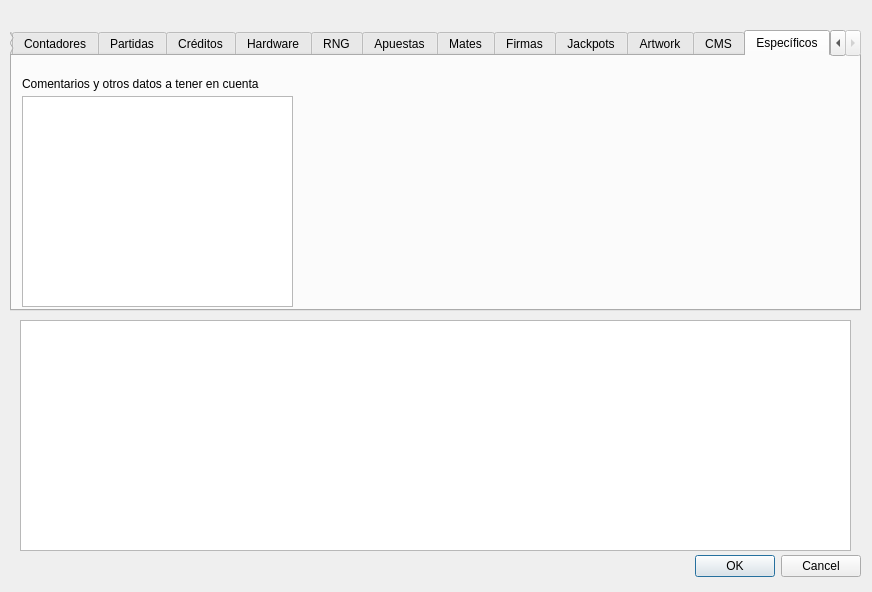
<?xml version="1.0" encoding="UTF-8"?>
<ui version="4.0">
 <class>Dialog</class>
 <widget class="QDialog" name="Dialog">
  <property name="geometry">
   <rect>
    <x>0</x>
    <y>0</y>
    <width>872</width>
    <height>592</height>
   </rect>
  </property>
  <property name="windowTitle">
   <string>Dialog</string>
  </property>
  <widget class="QDialogButtonBox" name="buttonBox">
   <property name="geometry">
    <rect>
     <x>520</x>
     <y>550</y>
     <width>341</width>
     <height>32</height>
    </rect>
   </property>
   <property name="orientation">
    <enum>Qt::Horizontal</enum>
   </property>
   <property name="standardButtons">
    <set>QDialogButtonBox::Cancel|QDialogButtonBox::Ok</set>
   </property>
  </widget>
  <widget class="QTabWidget" name="Insert">
   <property name="geometry">
    <rect>
     <x>10</x>
     <y>30</y>
     <width>851</width>
     <height>281</height>
    </rect>
   </property>
   <property name="currentIndex">
    <number>12</number>
   </property>
   <widget class="QWidget" name="tab">
    <attribute name="title">
     <string>Regulación</string>
    </attribute>
    <widget class="QLabel" name="label">
     <property name="geometry">
      <rect>
       <x>10</x>
       <y>20</y>
       <width>111</width>
       <height>16</height>
      </rect>
     </property>
     <property name="text">
      <string>Pais</string>
     </property>
     <property name="alignment">
      <set>Qt::AlignLeading|Qt::AlignLeft|Qt::AlignVCenter</set>
     </property>
    </widget>
    <widget class="QLineEdit" name="pais">
     <property name="geometry">
      <rect>
       <x>170</x>
       <y>20</y>
       <width>113</width>
       <height>20</height>
      </rect>
     </property>
    </widget>
    <widget class="QLineEdit" name="nom_regulador">
     <property name="geometry">
      <rect>
       <x>170</x>
       <y>50</y>
       <width>113</width>
       <height>20</height>
      </rect>
     </property>
    </widget>
    <widget class="QLabel" name="label_2">
     <property name="geometry">
      <rect>
       <x>10</x>
       <y>50</y>
       <width>121</width>
       <height>16</height>
      </rect>
     </property>
     <property name="text">
      <string>Nombre del Regulador</string>
     </property>
    </widget>
    <widget class="QLabel" name="label_3">
     <property name="geometry">
      <rect>
       <x>10</x>
       <y>80</y>
       <width>141</width>
       <height>16</height>
      </rect>
     </property>
     <property name="text">
      <string>Fecha de entrada en vigor</string>
     </property>
    </widget>
    <widget class="QLabel" name="label_4">
     <property name="geometry">
      <rect>
       <x>10</x>
       <y>110</y>
       <width>111</width>
       <height>16</height>
      </rect>
     </property>
     <property name="text">
      <string>Fecha de derogación</string>
     </property>
    </widget>
    <widget class="QLabel" name="label_5">
     <property name="geometry">
      <rect>
       <x>10</x>
       <y>140</y>
       <width>101</width>
       <height>16</height>
      </rect>
     </property>
     <property name="text">
      <string>Reglamento</string>
     </property>
    </widget>
    <widget class="QComboBox" name="reglament">
     <property name="geometry">
      <rect>
       <x>170</x>
       <y>140</y>
       <width>111</width>
       <height>22</height>
      </rect>
     </property>
     <item>
      <property name="text">
       <string>Casino</string>
      </property>
     </item>
     <item>
      <property name="text">
       <string>VLT</string>
      </property>
     </item>
     <item>
      <property name="text">
       <string>Bingo (class II)</string>
      </property>
     </item>
     <item>
      <property name="text">
       <string>AWP (máquina B)</string>
      </property>
     </item>
    </widget>
    <widget class="QDateEdit" name="data_vigor">
     <property name="geometry">
      <rect>
       <x>170</x>
       <y>80</y>
       <width>111</width>
       <height>22</height>
      </rect>
     </property>
    </widget>
    <widget class="QLineEdit" name="data_derogada">
     <property name="geometry">
      <rect>
       <x>170</x>
       <y>110</y>
       <width>113</width>
       <height>20</height>
      </rect>
     </property>
    </widget>
   </widget>
   <widget class="QWidget" name="tab_2">
    <attribute name="title">
     <string>Contadores</string>
    </attribute>
    <widget class="QLabel" name="label_6">
     <property name="geometry">
      <rect>
       <x>10</x>
       <y>20</y>
       <width>131</width>
       <height>16</height>
      </rect>
     </property>
     <property name="text">
      <string>Contadores por Software</string>
     </property>
    </widget>
    <widget class="QLabel" name="label_7">
     <property name="geometry">
      <rect>
       <x>10</x>
       <y>50</y>
       <width>131</width>
       <height>16</height>
      </rect>
     </property>
     <property name="text">
      <string>Contadores por Hardware</string>
     </property>
    </widget>
    <widget class="QLabel" name="label_8">
     <property name="geometry">
      <rect>
       <x>10</x>
       <y>80</y>
       <width>47</width>
       <height>13</height>
      </rect>
     </property>
     <property name="text">
      <string>Rollover</string>
     </property>
    </widget>
    <widget class="QLabel" name="label_9">
     <property name="geometry">
      <rect>
       <x>10</x>
       <y>110</y>
       <width>131</width>
       <height>16</height>
      </rect>
     </property>
     <property name="text">
      <string>Longitud de los contadores</string>
     </property>
    </widget>
    <widget class="QComboBox" name="mtr_software">
     <property name="geometry">
      <rect>
       <x>170</x>
       <y>20</y>
       <width>69</width>
       <height>22</height>
      </rect>
     </property>
     <item>
      <property name="text">
       <string>Si</string>
      </property>
     </item>
     <item>
      <property name="text">
       <string>No</string>
      </property>
     </item>
     <item>
      <property name="text">
       <string>Sin definir</string>
      </property>
     </item>
    </widget>
    <widget class="QComboBox" name="mtr_hard">
     <property name="geometry">
      <rect>
       <x>170</x>
       <y>50</y>
       <width>69</width>
       <height>22</height>
      </rect>
     </property>
     <item>
      <property name="text">
       <string>Si</string>
      </property>
     </item>
     <item>
      <property name="text">
       <string>No</string>
      </property>
     </item>
     <item>
      <property name="text">
       <string>Sin Definir</string>
      </property>
     </item>
    </widget>
    <widget class="QLineEdit" name="mtr_rollover">
     <property name="geometry">
      <rect>
       <x>170</x>
       <y>80</y>
       <width>113</width>
       <height>20</height>
      </rect>
     </property>
    </widget>
    <widget class="QLineEdit" name="mtr_longitud">
     <property name="geometry">
      <rect>
       <x>170</x>
       <y>110</y>
       <width>113</width>
       <height>20</height>
      </rect>
     </property>
    </widget>
   </widget>
   <widget class="QWidget" name="tab_3">
    <attribute name="title">
     <string>Partidas</string>
    </attribute>
    <widget class="QLabel" name="label_10">
     <property name="geometry">
      <rect>
       <x>10</x>
       <y>20</y>
       <width>47</width>
       <height>13</height>
      </rect>
     </property>
     <property name="text">
      <string>Autoplay</string>
     </property>
    </widget>
    <widget class="QLabel" name="label_11">
     <property name="geometry">
      <rect>
       <x>10</x>
       <y>50</y>
       <width>121</width>
       <height>16</height>
      </rect>
     </property>
     <property name="text">
      <string>Duración de las partidas</string>
     </property>
    </widget>
    <widget class="QLabel" name="label_13">
     <property name="geometry">
      <rect>
       <x>10</x>
       <y>80</y>
       <width>61</width>
       <height>16</height>
      </rect>
     </property>
     <property name="text">
      <string>Free Games</string>
     </property>
    </widget>
    <widget class="QLineEdit" name="play_autoplay">
     <property name="geometry">
      <rect>
       <x>170</x>
       <y>20</y>
       <width>113</width>
       <height>20</height>
      </rect>
     </property>
    </widget>
    <widget class="QLineEdit" name="play_free_games">
     <property name="geometry">
      <rect>
       <x>170</x>
       <y>80</y>
       <width>113</width>
       <height>20</height>
      </rect>
     </property>
    </widget>
    <widget class="QLineEdit" name="play_duracio">
     <property name="geometry">
      <rect>
       <x>170</x>
       <y>50</y>
       <width>113</width>
       <height>20</height>
      </rect>
     </property>
    </widget>
   </widget>
   <widget class="QWidget" name="tab_4">
    <attribute name="title">
     <string>Créditos</string>
    </attribute>
    <widget class="QLabel" name="label_12">
     <property name="geometry">
      <rect>
       <x>10</x>
       <y>20</y>
       <width>111</width>
       <height>16</height>
      </rect>
     </property>
     <property name="text">
      <string>Moneda de curso legal</string>
     </property>
    </widget>
    <widget class="QLabel" name="label_14">
     <property name="geometry">
      <rect>
       <x>10</x>
       <y>50</y>
       <width>121</width>
       <height>16</height>
      </rect>
     </property>
     <property name="text">
      <string>Tokens (tickets inckuídos)</string>
     </property>
    </widget>
    <widget class="QLineEdit" name="mny_currency">
     <property name="geometry">
      <rect>
       <x>170</x>
       <y>20</y>
       <width>113</width>
       <height>20</height>
      </rect>
     </property>
    </widget>
    <widget class="QLineEdit" name="mny_tokens">
     <property name="geometry">
      <rect>
       <x>170</x>
       <y>50</y>
       <width>113</width>
       <height>20</height>
      </rect>
     </property>
    </widget>
   </widget>
   <widget class="QWidget" name="tab_5">
    <attribute name="title">
     <string>Hardware</string>
    </attribute>
    <widget class="QLabel" name="label_15">
     <property name="geometry">
      <rect>
       <x>10</x>
       <y>20</y>
       <width>151</width>
       <height>16</height>
      </rect>
     </property>
     <property name="text">
      <string>Se menciona en el reglamento</string>
     </property>
    </widget>
    <widget class="QLabel" name="label_16">
     <property name="geometry">
      <rect>
       <x>10</x>
       <y>50</y>
       <width>131</width>
       <height>16</height>
      </rect>
     </property>
     <property name="text">
      <string>Interrupciones requeridas</string>
     </property>
    </widget>
    <widget class="QLineEdit" name="hw_interrupcions">
     <property name="geometry">
      <rect>
       <x>170</x>
       <y>50</y>
       <width>113</width>
       <height>20</height>
      </rect>
     </property>
    </widget>
    <widget class="QComboBox" name="hw_defined">
     <property name="geometry">
      <rect>
       <x>170</x>
       <y>20</y>
       <width>69</width>
       <height>22</height>
      </rect>
     </property>
     <item>
      <property name="text">
       <string>Si</string>
      </property>
     </item>
     <item>
      <property name="text">
       <string>No</string>
      </property>
     </item>
    </widget>
   </widget>
   <widget class="QWidget" name="tab_6">
    <attribute name="title">
     <string>RNG</string>
    </attribute>
    <widget class="QLabel" name="label_17">
     <property name="geometry">
      <rect>
       <x>10</x>
       <y>20</y>
       <width>91</width>
       <height>16</height>
      </rect>
     </property>
     <property name="text">
      <string>Confidence Level</string>
     </property>
    </widget>
    <widget class="QLabel" name="label_18">
     <property name="geometry">
      <rect>
       <x>10</x>
       <y>50</y>
       <width>141</width>
       <height>16</height>
      </rect>
     </property>
     <property name="text">
      <string>Criptográficamente seguro?</string>
     </property>
    </widget>
    <widget class="QLabel" name="label_19">
     <property name="geometry">
      <rect>
       <x>10</x>
       <y>80</y>
       <width>141</width>
       <height>16</height>
      </rect>
     </property>
     <property name="text">
      <string>RNG aprovado previamente?</string>
     </property>
    </widget>
    <widget class="QLineEdit" name="rng_confidence_level">
     <property name="geometry">
      <rect>
       <x>170</x>
       <y>20</y>
       <width>113</width>
       <height>20</height>
      </rect>
     </property>
    </widget>
    <widget class="QComboBox" name="rng_criptograficament_segur">
     <property name="geometry">
      <rect>
       <x>170</x>
       <y>50</y>
       <width>69</width>
       <height>22</height>
      </rect>
     </property>
     <item>
      <property name="text">
       <string>Si</string>
      </property>
     </item>
     <item>
      <property name="text">
       <string>No</string>
      </property>
     </item>
     <item>
      <property name="text">
       <string>No se define</string>
      </property>
     </item>
    </widget>
    <widget class="QComboBox" name="rng_aprovat_previament">
     <property name="geometry">
      <rect>
       <x>170</x>
       <y>80</y>
       <width>69</width>
       <height>22</height>
      </rect>
     </property>
     <item>
      <property name="text">
       <string>Si</string>
      </property>
     </item>
     <item>
      <property name="text">
       <string>No</string>
      </property>
     </item>
     <item>
      <property name="text">
       <string>No se define</string>
      </property>
     </item>
    </widget>
   </widget>
   <widget class="QWidget" name="tab_7">
    <attribute name="title">
     <string>Apuestas</string>
    </attribute>
    <widget class="QLabel" name="label_20">
     <property name="geometry">
      <rect>
       <x>10</x>
       <y>20</y>
       <width>47</width>
       <height>13</height>
      </rect>
     </property>
     <property name="text">
      <string>Max Bet</string>
     </property>
    </widget>
    <widget class="QLabel" name="label_21">
     <property name="geometry">
      <rect>
       <x>10</x>
       <y>50</y>
       <width>47</width>
       <height>13</height>
      </rect>
     </property>
     <property name="text">
      <string>Min Bet</string>
     </property>
    </widget>
    <widget class="QLineEdit" name="max_bet">
     <property name="geometry">
      <rect>
       <x>170</x>
       <y>20</y>
       <width>113</width>
       <height>20</height>
      </rect>
     </property>
    </widget>
    <widget class="QLineEdit" name="min_bet">
     <property name="geometry">
      <rect>
       <x>170</x>
       <y>50</y>
       <width>113</width>
       <height>20</height>
      </rect>
     </property>
    </widget>
   </widget>
   <widget class="QWidget" name="tab_8">
    <attribute name="title">
     <string>Mates</string>
    </attribute>
    <widget class="QLabel" name="label_22">
     <property name="geometry">
      <rect>
       <x>10</x>
       <y>20</y>
       <width>61</width>
       <height>16</height>
      </rect>
     </property>
     <property name="text">
      <string>RTP Mínimo</string>
     </property>
    </widget>
    <widget class="QLabel" name="label_23">
     <property name="geometry">
      <rect>
       <x>10</x>
       <y>50</y>
       <width>61</width>
       <height>16</height>
      </rect>
     </property>
     <property name="text">
      <string>RTP Máximo</string>
     </property>
    </widget>
    <widget class="QLabel" name="label_24">
     <property name="geometry">
      <rect>
       <x>10</x>
       <y>80</y>
       <width>91</width>
       <height>16</height>
      </rect>
     </property>
     <property name="text">
      <string>Incluye Jackpots</string>
     </property>
    </widget>
    <widget class="QLineEdit" name="math_min_rtp">
     <property name="geometry">
      <rect>
       <x>170</x>
       <y>20</y>
       <width>113</width>
       <height>20</height>
      </rect>
     </property>
    </widget>
    <widget class="QLineEdit" name="math_max_rtp">
     <property name="geometry">
      <rect>
       <x>170</x>
       <y>50</y>
       <width>113</width>
       <height>20</height>
      </rect>
     </property>
    </widget>
    <widget class="QLineEdit" name="math_inclos_jackpot">
     <property name="geometry">
      <rect>
       <x>170</x>
       <y>80</y>
       <width>113</width>
       <height>20</height>
      </rect>
     </property>
    </widget>
   </widget>
   <widget class="QWidget" name="tab_9">
    <attribute name="title">
     <string>Firmas</string>
    </attribute>
    <widget class="QLabel" name="label_25">
     <property name="geometry">
      <rect>
       <x>10</x>
       <y>170</y>
       <width>91</width>
       <height>16</height>
      </rect>
     </property>
     <property name="text">
      <string>HMAC-SHA1</string>
     </property>
    </widget>
    <widget class="QLabel" name="label_26">
     <property name="geometry">
      <rect>
       <x>10</x>
       <y>20</y>
       <width>47</width>
       <height>13</height>
      </rect>
     </property>
     <property name="text">
      <string>SHA1</string>
     </property>
    </widget>
    <widget class="QLabel" name="label_27">
     <property name="geometry">
      <rect>
       <x>10</x>
       <y>50</y>
       <width>47</width>
       <height>13</height>
      </rect>
     </property>
     <property name="text">
      <string>MD5</string>
     </property>
    </widget>
    <widget class="QLabel" name="label_28">
     <property name="geometry">
      <rect>
       <x>10</x>
       <y>80</y>
       <width>47</width>
       <height>13</height>
      </rect>
     </property>
     <property name="text">
      <string>CRC16</string>
     </property>
    </widget>
    <widget class="QLabel" name="label_29">
     <property name="geometry">
      <rect>
       <x>10</x>
       <y>110</y>
       <width>47</width>
       <height>13</height>
      </rect>
     </property>
     <property name="text">
      <string>CRC32</string>
     </property>
    </widget>
    <widget class="QLabel" name="label_30">
     <property name="geometry">
      <rect>
       <x>10</x>
       <y>140</y>
       <width>130</width>
       <height>13</height>
      </rect>
     </property>
     <property name="text">
      <string>Checksum</string>
     </property>
    </widget>
    <widget class="QLabel" name="label_31">
     <property name="geometry">
      <rect>
       <x>10</x>
       <y>200</y>
       <width>71</width>
       <height>16</height>
      </rect>
     </property>
     <property name="text">
      <string>Otras firmas</string>
     </property>
    </widget>
    <widget class="QComboBox" name="sign_sha1">
     <property name="geometry">
      <rect>
       <x>170</x>
       <y>20</y>
       <width>69</width>
       <height>22</height>
      </rect>
     </property>
     <item>
      <property name="text">
       <string>Si</string>
      </property>
     </item>
     <item>
      <property name="text">
       <string>No</string>
      </property>
     </item>
     <item>
      <property name="text">
       <string>No está definido</string>
      </property>
     </item>
    </widget>
    <widget class="QComboBox" name="sign_md5">
     <property name="geometry">
      <rect>
       <x>170</x>
       <y>50</y>
       <width>69</width>
       <height>22</height>
      </rect>
     </property>
     <item>
      <property name="text">
       <string>Si</string>
      </property>
     </item>
     <item>
      <property name="text">
       <string>No</string>
      </property>
     </item>
     <item>
      <property name="text">
       <string>No está definido</string>
      </property>
     </item>
    </widget>
    <widget class="QComboBox" name="sign_crc16">
     <property name="geometry">
      <rect>
       <x>170</x>
       <y>80</y>
       <width>69</width>
       <height>22</height>
      </rect>
     </property>
     <item>
      <property name="text">
       <string>Si</string>
      </property>
     </item>
     <item>
      <property name="text">
       <string>No</string>
      </property>
     </item>
     <item>
      <property name="text">
       <string>No está definido</string>
      </property>
     </item>
    </widget>
    <widget class="QComboBox" name="sign_crc32">
     <property name="geometry">
      <rect>
       <x>170</x>
       <y>110</y>
       <width>69</width>
       <height>22</height>
      </rect>
     </property>
     <item>
      <property name="text">
       <string>Si</string>
      </property>
     </item>
     <item>
      <property name="text">
       <string>No</string>
      </property>
     </item>
     <item>
      <property name="text">
       <string>No está definido</string>
      </property>
     </item>
    </widget>
    <widget class="QComboBox" name="sign_checksum">
     <property name="geometry">
      <rect>
       <x>170</x>
       <y>140</y>
       <width>69</width>
       <height>22</height>
      </rect>
     </property>
     <item>
      <property name="text">
       <string>Si</string>
      </property>
     </item>
     <item>
      <property name="text">
       <string>No</string>
      </property>
     </item>
     <item>
      <property name="text">
       <string>No está definido</string>
      </property>
     </item>
    </widget>
    <widget class="QComboBox" name="sign_hmac_sha1">
     <property name="geometry">
      <rect>
       <x>170</x>
       <y>170</y>
       <width>69</width>
       <height>22</height>
      </rect>
     </property>
     <item>
      <property name="text">
       <string>Si</string>
      </property>
     </item>
     <item>
      <property name="text">
       <string>No</string>
      </property>
     </item>
     <item>
      <property name="text">
       <string>No está definido</string>
      </property>
     </item>
    </widget>
    <widget class="QComboBox" name="sign_altres">
     <property name="geometry">
      <rect>
       <x>170</x>
       <y>200</y>
       <width>69</width>
       <height>22</height>
      </rect>
     </property>
     <item>
      <property name="text">
       <string>Si</string>
      </property>
     </item>
     <item>
      <property name="text">
       <string>No</string>
      </property>
     </item>
     <item>
      <property name="text">
       <string>No está definido</string>
      </property>
     </item>
    </widget>
   </widget>
   <widget class="QWidget" name="tab_10">
    <attribute name="title">
     <string>Jackpots</string>
    </attribute>
    <widget class="QLabel" name="label_32">
     <property name="geometry">
      <rect>
       <x>10</x>
       <y>20</y>
       <width>101</width>
       <height>16</height>
      </rect>
     </property>
     <property name="text">
      <string>Jackpot Standalone</string>
     </property>
    </widget>
    <widget class="QLabel" name="label_33">
     <property name="geometry">
      <rect>
       <x>10</x>
       <y>50</y>
       <width>47</width>
       <height>13</height>
      </rect>
     </property>
     <property name="text">
      <string>LAP</string>
     </property>
    </widget>
    <widget class="QLabel" name="label_34">
     <property name="geometry">
      <rect>
       <x>10</x>
       <y>80</y>
       <width>47</width>
       <height>13</height>
      </rect>
     </property>
     <property name="text">
      <string>WAP</string>
     </property>
    </widget>
    <widget class="QLabel" name="label_35">
     <property name="geometry">
      <rect>
       <x>10</x>
       <y>110</y>
       <width>47</width>
       <height>13</height>
      </rect>
     </property>
     <property name="text">
      <string>Mystery</string>
     </property>
    </widget>
    <widget class="QLabel" name="label_36">
     <property name="geometry">
      <rect>
       <x>10</x>
       <y>140</y>
       <width>91</width>
       <height>16</height>
      </rect>
     </property>
     <property name="text">
      <string>Premio máximo</string>
     </property>
    </widget>
    <widget class="QLabel" name="label_37">
     <property name="geometry">
      <rect>
       <x>10</x>
       <y>170</y>
       <width>131</width>
       <height>16</height>
      </rect>
     </property>
     <property name="text">
      <string>Porcentaje de aportación</string>
     </property>
    </widget>
    <widget class="QComboBox" name="jp_standalone">
     <property name="geometry">
      <rect>
       <x>170</x>
       <y>20</y>
       <width>69</width>
       <height>22</height>
      </rect>
     </property>
     <item>
      <property name="text">
       <string>Si</string>
      </property>
     </item>
     <item>
      <property name="text">
       <string>No</string>
      </property>
     </item>
     <item>
      <property name="text">
       <string>No está definido</string>
      </property>
     </item>
    </widget>
    <widget class="QComboBox" name="jp_lap">
     <property name="geometry">
      <rect>
       <x>170</x>
       <y>50</y>
       <width>69</width>
       <height>22</height>
      </rect>
     </property>
     <item>
      <property name="text">
       <string>Si</string>
      </property>
     </item>
     <item>
      <property name="text">
       <string>No</string>
      </property>
     </item>
     <item>
      <property name="text">
       <string>No está definido</string>
      </property>
     </item>
    </widget>
    <widget class="QComboBox" name="jp_wap">
     <property name="geometry">
      <rect>
       <x>170</x>
       <y>80</y>
       <width>69</width>
       <height>22</height>
      </rect>
     </property>
     <item>
      <property name="text">
       <string>Si</string>
      </property>
     </item>
     <item>
      <property name="text">
       <string>No</string>
      </property>
     </item>
     <item>
      <property name="text">
       <string>No está definido</string>
      </property>
     </item>
    </widget>
    <widget class="QComboBox" name="jp_mystery">
     <property name="geometry">
      <rect>
       <x>170</x>
       <y>110</y>
       <width>69</width>
       <height>22</height>
      </rect>
     </property>
     <item>
      <property name="text">
       <string>Si</string>
      </property>
     </item>
     <item>
      <property name="text">
       <string>No</string>
      </property>
     </item>
     <item>
      <property name="text">
       <string>No está definido</string>
      </property>
     </item>
    </widget>
    <widget class="QLineEdit" name="jp_max_win">
     <property name="geometry">
      <rect>
       <x>170</x>
       <y>140</y>
       <width>113</width>
       <height>20</height>
      </rect>
     </property>
    </widget>
    <widget class="QLineEdit" name="jp_aportacio">
     <property name="geometry">
      <rect>
       <x>170</x>
       <y>170</y>
       <width>113</width>
       <height>20</height>
      </rect>
     </property>
    </widget>
   </widget>
   <widget class="QWidget" name="tab_11">
    <attribute name="title">
     <string>Artwork</string>
    </attribute>
    <widget class="QLabel" name="label_38">
     <property name="geometry">
      <rect>
       <x>10</x>
       <y>20</y>
       <width>101</width>
       <height>16</height>
      </rect>
     </property>
     <property name="text">
      <string>Idioma del Artwork</string>
     </property>
    </widget>
    <widget class="QLabel" name="label_39">
     <property name="geometry">
      <rect>
       <x>10</x>
       <y>50</y>
       <width>101</width>
       <height>16</height>
      </rect>
     </property>
     <property name="text">
      <string>Limitaciones</string>
     </property>
    </widget>
    <widget class="QLabel" name="label_40">
     <property name="geometry">
      <rect>
       <x>10</x>
       <y>80</y>
       <width>101</width>
       <height>16</height>
      </rect>
     </property>
     <property name="text">
      <string>Moneda en el HUD</string>
     </property>
    </widget>
    <widget class="QLabel" name="label_41">
     <property name="geometry">
      <rect>
       <x>10</x>
       <y>110</y>
       <width>71</width>
       <height>16</height>
      </rect>
     </property>
     <property name="text">
      <string>Etiquetas</string>
     </property>
    </widget>
    <widget class="QLineEdit" name="aw_idioma">
     <property name="geometry">
      <rect>
       <x>170</x>
       <y>20</y>
       <width>113</width>
       <height>20</height>
      </rect>
     </property>
    </widget>
    <widget class="QLineEdit" name="aw_limitacions">
     <property name="geometry">
      <rect>
       <x>170</x>
       <y>50</y>
       <width>113</width>
       <height>20</height>
      </rect>
     </property>
    </widget>
    <widget class="QLineEdit" name="aw_moneda">
     <property name="geometry">
      <rect>
       <x>170</x>
       <y>80</y>
       <width>113</width>
       <height>20</height>
      </rect>
     </property>
    </widget>
    <widget class="QLineEdit" name="aw_etiquetes">
     <property name="geometry">
      <rect>
       <x>170</x>
       <y>110</y>
       <width>113</width>
       <height>20</height>
      </rect>
     </property>
    </widget>
   </widget>
   <widget class="QWidget" name="tab_12">
    <attribute name="title">
     <string>CMS</string>
    </attribute>
    <widget class="QLabel" name="label_42">
     <property name="geometry">
      <rect>
       <x>10</x>
       <y>20</y>
       <width>131</width>
       <height>16</height>
      </rect>
     </property>
     <property name="text">
      <string>CMS Própio del casino?</string>
     </property>
    </widget>
    <widget class="QLabel" name="label_43">
     <property name="geometry">
      <rect>
       <x>10</x>
       <y>50</y>
       <width>111</width>
       <height>16</height>
      </rect>
     </property>
     <property name="text">
      <string>CMS Jurisdiccional</string>
     </property>
    </widget>
    <widget class="QLabel" name="label_44">
     <property name="geometry">
      <rect>
       <x>10</x>
       <y>80</y>
       <width>131</width>
       <height>16</height>
      </rect>
     </property>
     <property name="text">
      <string>Protocolos del CMS</string>
     </property>
    </widget>
    <widget class="QLabel" name="label_45">
     <property name="geometry">
      <rect>
       <x>10</x>
       <y>110</y>
       <width>131</width>
       <height>16</height>
      </rect>
     </property>
     <property name="text">
      <string>Contadores a pasar al CMS</string>
     </property>
    </widget>
    <widget class="QLineEdit" name="cms_casino">
     <property name="geometry">
      <rect>
       <x>170</x>
       <y>20</y>
       <width>113</width>
       <height>20</height>
      </rect>
     </property>
    </widget>
    <widget class="QLineEdit" name="cms_jurisdiccional">
     <property name="geometry">
      <rect>
       <x>170</x>
       <y>50</y>
       <width>113</width>
       <height>20</height>
      </rect>
     </property>
    </widget>
    <widget class="QLineEdit" name="cms_protocol">
     <property name="geometry">
      <rect>
       <x>170</x>
       <y>80</y>
       <width>113</width>
       <height>20</height>
      </rect>
     </property>
    </widget>
    <widget class="QLineEdit" name="cms_contadors">
     <property name="geometry">
      <rect>
       <x>170</x>
       <y>110</y>
       <width>113</width>
       <height>20</height>
      </rect>
     </property>
    </widget>
   </widget>
   <widget class="QWidget" name="tab_13">
    <attribute name="title">
     <string>Específicos</string>
    </attribute>
    <widget class="QLabel" name="label_46">
     <property name="geometry">
      <rect>
       <x>10</x>
       <y>20</y>
       <width>241</width>
       <height>16</height>
      </rect>
     </property>
     <property name="text">
      <string>Comentarios y otros datos a tener en cuenta</string>
     </property>
    </widget>
    <widget class="QTextEdit" name="specs_comentaris">
     <property name="geometry">
      <rect>
       <x>10</x>
       <y>40</y>
       <width>271</width>
       <height>211</height>
      </rect>
     </property>
    </widget>
   </widget>
  </widget>
  <widget class="QTableWidget" name="Show_matrix">
   <property name="geometry">
    <rect>
     <x>20</x>
     <y>320</y>
     <width>831</width>
     <height>231</height>
    </rect>
   </property>
  </widget>
 </widget>
 <resources/>
 <connections>
  <connection>
   <sender>buttonBox</sender>
   <signal>accepted()</signal>
   <receiver>Dialog</receiver>
   <slot>accept()</slot>
   <hints>
    <hint type="sourcelabel">
     <x>248</x>
     <y>254</y>
    </hint>
    <hint type="destinationlabel">
     <x>157</x>
     <y>274</y>
    </hint>
   </hints>
  </connection>
  <connection>
   <sender>buttonBox</sender>
   <signal>rejected()</signal>
   <receiver>Dialog</receiver>
   <slot>reject()</slot>
   <hints>
    <hint type="sourcelabel">
     <x>316</x>
     <y>260</y>
    </hint>
    <hint type="destinationlabel">
     <x>286</x>
     <y>274</y>
    </hint>
   </hints>
  </connection>
 </connections>
</ui>
